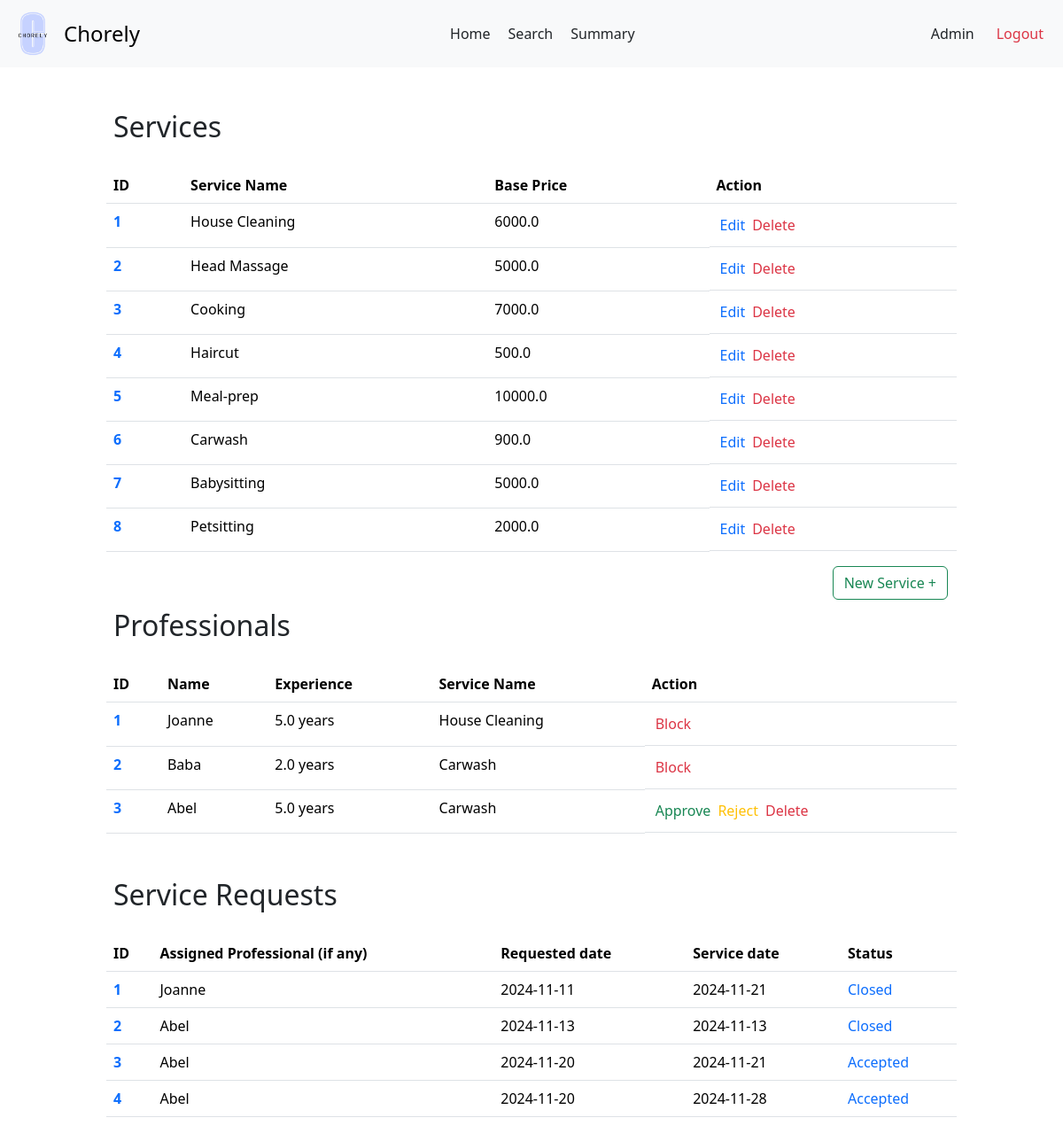
The page /admin on the database its author committed.
### backend/models.py (models this page shows)
class Services(db.Model):
    __tablename__ = 'Services'
    service_id = db.Column(db.Integer, primary_key=True, autoincrement=True)
    name = db.Column(db.String, nullable=False)
    description = db.Column(db.String)
    base_price = db.Column(db.Float, nullable=False)
    time_required = db.Column(db.Integer)
    category = db.Column(db.String)
    service_professionals = db.relationship('ServiceProfessionals', backref='service')
    service_requests = db.relationship('ServiceRequests', backref='service')

class ServiceProfessionals(db.Model):
    __tablename__ = 'ServiceProfessionals'
    professional_id = db.Column(db.Integer, primary_key=True, autoincrement=True)
    user_id = db.Column(db.Integer, db.ForeignKey('Users.user_id'), unique=True, nullable=False)
    service_id = db.Column(db.Integer, db.ForeignKey('Services.service_id'), nullable=False)
    experience_years = db.Column(db.Integer)
    profile_verified = db.Column(db.Boolean, default=False)
    name = db.Column(db.String, nullable = False)
    phone = db.Column(db.String)
    address = db.Column(db.String)
    pin_code = db.Column(db.String)
    service_requests = db.relationship('ServiceRequests', backref='professional')

class ServiceRequests(db.Model):
    __tablename__ = 'ServiceRequests'
    request_id = db.Column(db.Integer, primary_key=True, autoincrement=True)
    service_id = db.Column(db.Integer, db.ForeignKey('Services.service_id'), nullable=False)
    customer_id = db.Column(db.Integer, db.ForeignKey('Customers.customer_id'), nullable=False)
    professional_id = db.Column(db.Integer, db.ForeignKey('ServiceProfessionals.professional_id'))
    requested_service_date = db.Column(db.Date, default=date.today())
    date_of_request = db.Column(db.Date, default=date.today())
    date_of_completion = db.Column(db.Date)
    service_status = db.Column(db.String, default='requested')
    additional_requests = db.Column(db.String)
    remarks = db.Column(db.String)
    rating = db.Column(db.Float)

### backend/adminController.py (the view)
@app.route('/admin')
def admin_dash():
  services = Services.query.all()
  professionals = ServiceProfessionals.query.all()
  service_requests = ServiceRequests.query.all()
  return render_template('admin-dash.html', services = services, professionals = professionals, service_requests = service_requests)

### templates/admin-dash.html (shortened to what this page needs)
<!DOCTYPE html>
<html lang="en">
<head>
  <link href="https://cdn.jsdelivr.net/npm/bootstrap@5.3.3/dist/css/bootstrap.min.css" rel="stylesheet">
  <link rel="stylesheet" href="{{ url_for('static', filename = 'prof-dash.css')}}">
  <link rel="stylesheet" href="{{ url_for('static', filename = 'navbar.css')}}">
</head>
<body>
  <nav class="navbar bg-body-tertiary">
    <div class="container-fluid">
      <a class="navbar-brand d-flex align-items-center" href="#" style="text-decoration: none;">
        <img src="{{ url_for('static', filename = 'logo.png')}}" alt="Chorely Logo" width="50" height="50" id="logo">
        <span style="font-size: 1.5rem;">Chorely</span>
      </a>
      <div style="display: flex;">
        <a class="nav-link active" aria-current="page" href="#">Home</a>
        <a class="nav-link" href="/admin/search">Search</a>
        <a class="nav-link" href="#">Summary</a>
      </div>
      <div class="d-flex text text-end">
        <a class="nav-link" href="#">Admin</a>
        <a class="nav-link text-danger" href="/userlogin">Logout</a>
      </div>
    </div>
  </nav>
  <div id="main">
    <div id="canvas">
      <br>
      <h2 class="headings">Services</h2><br>
      {% if services|length==0 %}
        <div class="text text-center">
          <h5 class="headings">There are no created services</h5>
        </div>
      {% else %}
        <div>
          <table class="table">
            <thead>
              <tr>
                <th scope="col">ID</th>
                <th scope="col">Service Name</th>
                <th scope="col">Base Price</th>
                <th scope="col">Action</th>
              </tr>
            </thead>
            <tbody>
              {% for service in services %}
                <tr>
                  <th scope="row"> <a href="/admin/view/service/{{ service.service_id }}" class="text"> {{ loop.index }}</a></th>
                  <td>{{service.name}}</td>
                  <td>{{ service.base_price }}</td>
                  <td class="d-flex"><a href="/admin/service/edit/{{ service.service_id }}" class="nav-link text-primary accept-btn" >Edit</a><a href="#" class="nav-link text-danger reject-btn">Delete</a> </td>
                </tr>
              {% endfor %}
            </tbody>
          </table>
        </div>
      {% endif %}
      <div class="text text-end">
        <a href="/service/create"><button class="btn btn-outline-success">New Service +</button></a>
      </div>
      <h2 class="headings">Professionals</h2><br>
      {% if professionals|length ==0 %}
        <div class="text text-center mt-3 mb-3">
          <h5 class="headings">No Registered Professionals</h5>
        </div>
      {% else %}
        <div>
          <table class="table">
            <thead>
              <tr>
                <th scope="col">ID</th>
                <th scope="col">Name</th>
                <th scope="col">Experience</th>
                <th scope="col">Service Name</th>
                <th scope="col">Action</th>
              </tr>
            </thead>
            <tbody>
              {% for pro in professionals %}
                <tr>
                  <th scope="row"> <a href="/admin/view/pro/{{ pro.professional_id }}" class="text text-primary"> {{ loop.index }}</a></th>
                  <td>{{pro.name}}</td>
                  <td>{{pro.experience_years}} years</td>
                  {% for service in services %}
                    {% if service.service_id == pro.service_id %}
                      <td>{{ service.name }}</td>
                    {% endif %}
                  {% endfor %}
                  {% if pro.user.is_blocked %}
                    <td class="d-flex">
                      <a href="/admin/unblock/prof/{{ pro.professional_id }}" class="nav-link text-success reject-btn">Unblock</a>
                    </td>
                  {% else %}
                    {% if not pro.profile_verified %}
                      <td class="d-flex"><a href="/admin/approve/prof/{{ pro.professional_id }}" class="nav-link text-success accept-btn">Approve</a> <a href="#" class="nav-link text-warning reject-btn"> Reject</a><a href="#" class="nav-link text-danger reject-btn">Delete</a></td>
                    {% else %}
                      <td class="d-flex">
                        <a href="/admin/block/prof/{{ pro.professional_id }}" class="nav-link text-danger reject-btn">Block</a>
                      </td>
                    {% endif %}
                  {% endif %}
                </tr>
              {% endfor %}
            </tbody>
          </table>
        </div>
      {% endif %}
      <br>
      <h2 class="headings">Service Requests</h2><br>
      {% if service_requests|length ==0 %}
        <div class="text text-center mt-3 mb-3">
          <h5 class="headings">No Requests have been made</h5>
        </div>
      {% else %}
      <div>
        <table class="table">
          <thead>
            <tr>
              <th scope="col">ID</th>
              <th scope="col">Assigned Professional (if any)</th>
              <th scope="col">Requested date</th>
              <th scope="col">Service date</th>
              <th scope="col">Status</th>
            </tr>
          </thead>
          <tbody>
            {% for request in service_requests %}
              <tr>
                <th scope="row"> <a href="/admin/view/request/{{ request.request_id }}" class="text text-primary"> {{ loop.index }}</a></th>
                <td>{{ request.professional.name or 'To be assigned' }}</td>
                <td>{{ request.date_of_request }}</td>
                <td>{{ request.requested_service_date }}</td>
                <td class="text text-primary">{{ request.service_status | title }}</td>
              </tr>
            {% endfor %}
          </tbody>
        </table>
      </div>
      {% endif %}
</body>
</html>

### static/prof-dash.css (style rules this page uses)
* { margin: 0px; }
#main, #canvas { margin-top: 90px; border: 2px none black; }
#canvas { width: 80%; margin: auto; height: max-content; padding-bottom: 100px; }
.headings { margin: 3px; padding-left: 5px; margin-top: 10px; }
table a { text-decoration: none; }
td a { margin: 4px; }

### static/navbar.css (style rules this page uses)
#logo { object-fit: contain ; margin-right: 10px; filter: brightness(1.1) contrast(1.1) saturate(1.2); filter: contrast(100%); }
.text-end { margin-right: 10px; }
.navbar { position: fixed; background-color: white; top: 0; left: 0; right: 0; height: max-content; z-index: 1000; }

### rows shown on the page
Services: name "House Cleaning", base_price "6000.0"
Services: name "Head Massage", base_price "5000.0"
Services: name "Cooking", base_price "7000.0"
Services: name "Haircut", base_price "500.0"
Services: name "Meal-prep", base_price "10000.0"
Services: name "Carwash", base_price "900.0"
Services: name "Babysitting", base_price "5000.0"
Services: name "Petsitting", base_price "2000.0"
ServiceProfessionals: name "Joanne", experience_years "5.0"
ServiceProfessionals: name "Baba", experience_years "2.0"
ServiceProfessionals: name "Abel", experience_years "5.0"
ServiceRequests: professional "Joanne", date_of_request "2024-11-11", requested_service_date "2024-11-21", service_status "Closed"
ServiceRequests: professional "Abel", date_of_request "2024-11-13", requested_service_date "2024-11-13", service_status "Closed"
ServiceRequests: professional "Abel", date_of_request "2024-11-20", requested_service_date "2024-11-21", service_status "Accepted"
ServiceRequests: professional "Abel", date_of_request "2024-11-20", requested_service_date "2024-11-28", service_status "Accepted"
